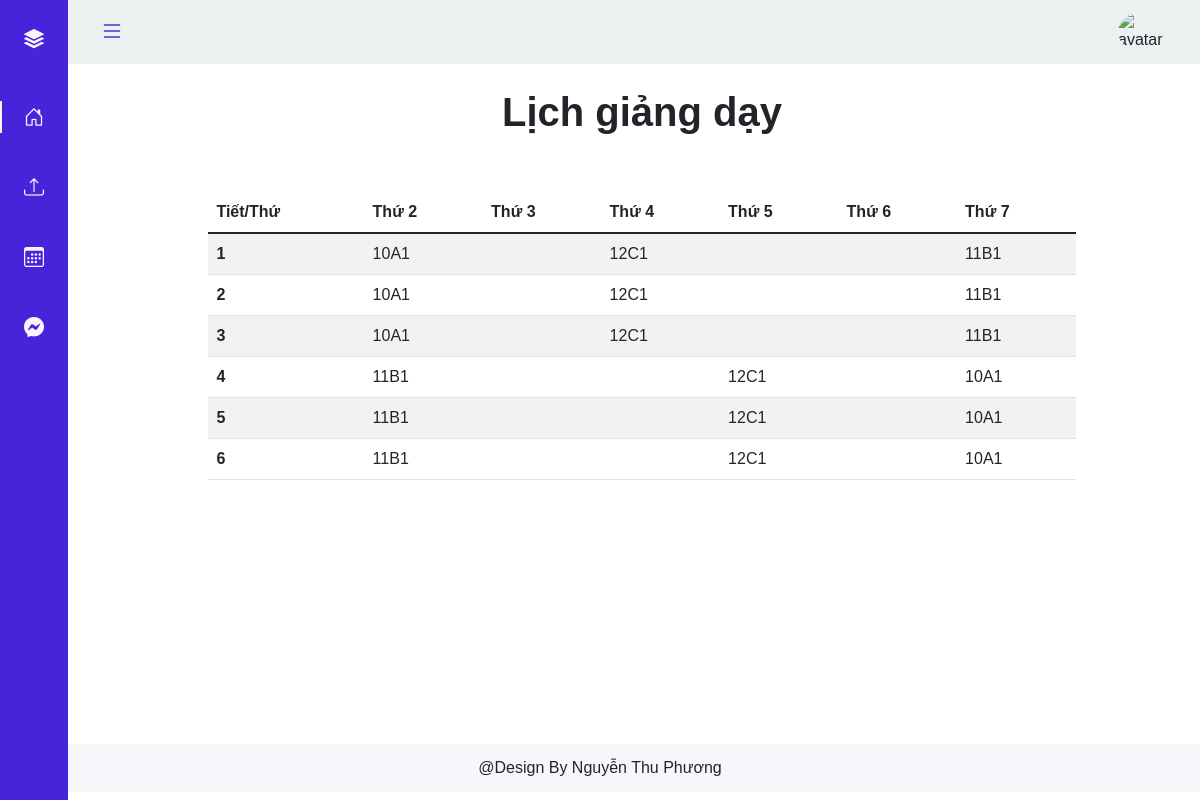
Screenshot of /gvbm/lichday.php (signed in) with the database file from the repository.
### tables this page shows
CREATE TABLE `lichday` (
  `Magv` char(10) NOT NULL,
  `Mamh` char(10) NOT NULL,
  `Mal` char(10) NOT NULL,
  `Tiet` varchar(10) DEFAULT NULL,
  `Ngay` date DEFAULT NULL,
  `Hocky` int(11) DEFAULT NULL,
  `Namhoc` varchar(10) DEFAULT NULL
);

CREATE TABLE `lop` (
  `Mal` char(10) NOT NULL,
  `Ten_l` varchar(50) DEFAULT NULL,
  `Sohs` int(11) DEFAULT NULL,
  `Magv` char(10) DEFAULT NULL
);

### gvbm/lichday.php (the view, shortened to what this page needs)
<?php include '../partial-font/header_gvbm.php' ?>
<br>
<div class="text-center">
    <div class="container">
        <h1><b>Lịch giảng dạy</b></h1>
        <br><br>
    </div>
</div>
<br><br>
<form style="padding: 0 10%">
    <div class="table-responsive">
        <table class="table table-striped table-hover">
            <thead>
                <tr>
                    <th scope="col">Tiết/Thứ</th>
                    <th scope="col">Thứ 2</th>
                    <th scope="col">Thứ 3</th>
                    <th scope="col">Thứ 4</th>
                    <th scope="col">Thứ 5</th>
                    <th scope="col">Thứ 6</th>
                    <th scope="col">Thứ 7</th>
                </tr>
            </thead>
            <?php
            if (isset($_SESSION['id'])) {
                $id = $_SESSION['id'];
                $stt = 1;
            ?>
                <?php for ($i = 1; $i <= 3; $i++) { ?>
                    <tr>
                        <th><?php echo $stt++ ?></th>
                        <td><?php
                            $sql = "SELECT * FROM lichday, lop WHERE lichday.Magv LIKE '%$id%' AND Ngay LIKE '2021-11-01' AND Tiet LIKE 'Tiết 1,2,3' AND lichday.Mal = lop.Mal";
                            $res = mysqli_query($conn, $sql);
                            $count = mysqli_num_rows($res);
                            if ($count > 0) {
                                while ($row = mysqli_fetch_assoc($res)) {
                                    echo $row['Ten_l'];
                                }
                            }
                            ?> </td>
                        <td> <?php
                                $id = $_SESSION['id'];
                                ?> </td>
                        <td> <?php
                                $id = $_SESSION['id'];
                                $sql = "SELECT * FROM lichday, lop WHERE lichday.Magv LIKE '%$id%' AND Ngay LIKE '2021-11-03'  AND Tiet LIKE 'Tiết 1,2,3'  AND lichday.Mal = lop.Mal";
                                $res = mysqli_query($conn, $sql);
                                $count = mysqli_num_rows($res);
                                if ($count > 0) {
                                    while ($row = mysqli_fetch_assoc($res)) {
                                        echo $row['Ten_l'];
                                    }
                                }
                                ?> </td>
                        <td> <?php
                                $id = $_SESSION['id'];
                                ?> </td>
                        <td> <?php
                                $id = $_SESSION['id'];
                                ?> </td>
                        <td> <?php
                                $id = $_SESSION['id'];
                                $sql = "SELECT * FROM lichday, lop WHERE lichday.Magv LIKE '%$id%' AND Ngay LIKE '2021-11-06' AND Tiet LIKE 'Tiết 1,2,3'  AND lichday.Mal = lop.Mal";
                                $res = mysqli_query($conn, $sql);
                                $count = mysqli_num_rows($res);
                                if ($count > 0) {
                                    while ($row = mysqli_fetch_assoc($res)) {
                                        echo $row['Ten_l'];
                                    }
                                }
                                ?> </td>
                    </tr> <?php }
                        for ($i = 1; $i <= 3; $i++) { ?>
                    <tr>
                        <th><?php echo $stt++ ?></th>
                        <td><?php
                            $sql = "SELECT * FROM lichday, lop WHERE lichday.Magv LIKE '%$id%' AND Ngay LIKE '2021-11-01' AND Tiet LIKE 'Tiết 4,5,6' AND lichday.Mal = lop.Mal";
                            $res = mysqli_query($conn, $sql);
                            $count = mysqli_num_rows($res);
                            if ($count > 0) {
                                while ($row = mysqli_fetch_assoc($res)) {
                                    echo $row['Ten_l'];
                                }
                            }
                            ?> </td>
                        <td> <?php
                                $id = $_SESSION['id'];
                                ?> </td>
                        <td> <?php
                                $id = $_SESSION['id'];
                                ?> </td>
                        <td> <?php
                                $id = $_SESSION['id'];
                                $sql = "SELECT * FROM lichday, lop WHERE lichday.Magv LIKE '%$id%' AND Ngay LIKE '2021-11-04' AND Tiet LIKE 'Tiết 4,5,6'  AND lichday.Mal = lop.Mal";
                                $res = mysqli_query($conn, $sql);
                                $count = mysqli_num_rows($res);
                                if ($count > 0) {
                                    while ($row = mysqli_fetch_assoc($res)) {
                                        echo $row['Ten_l'];
                                    }
                                }
                                ?> </td>
                        <td> <?php
                                $id = $_SESSION['id'];
                                ?> </td>
                        <td> <?php
                                $id = $_SESSION['id'];
                                $sql = "SELECT * FROM lichday, lop WHERE lichday.Magv LIKE '%$id%' AND Ngay LIKE '2021-11-06' AND Tiet LIKE 'Tiết 4,5,6'  AND lichday.Mal = lop.Mal";
                                $res = mysqli_query($conn, $sql);
                                $count = mysqli_num_rows($res);
                                if ($count > 0) {
                                    while ($row = mysqli_fetch_assoc($res)) {
                                        echo $row['Ten_l'];
                                    }
                                }
                                ?> </td>
                    </tr>
            <?php }
                    }
            ?>
        </table>
    </div>
</form>
<br>
<br>
<?php include '../partial-font/footer_gv.php' ?>

### assets/Css/style.css (style rules this page uses)
:root { --header-height: 3rem; --nav-width: 68px; --first-color: #4723D9; --first-color-light: #AFA5D9; --white-color: #F7F6FB; --body-font: 'Nunito', sans-serif; --normal-font-size: 1rem; --z-fixed: 100 }
body { position: relative; margin: var(--header-height) 0 0 0; padding: 0 1rem; font-family: var(--body-font); font-size: var(--normal-font-size); transition: .5s }
@media screen and (min-width: 768px) { body { margin: calc(var(--header-height) + 1rem) 0 0 0; padding-left: calc(var(--nav-width) + 2rem) } }
.container { display: flex; flex-wrap: wrap; justify-content: center; }

### rows the page displays
lichday: Mal.Ten_l "10A1"
lichday: Mal.Ten_l "12C1"
lichday: Mal.Ten_l "11B1"
lichday: Mal.Ten_l "11B1"
lichday: Mal.Ten_l "12C1"
lichday: Mal.Ten_l "10A1"
